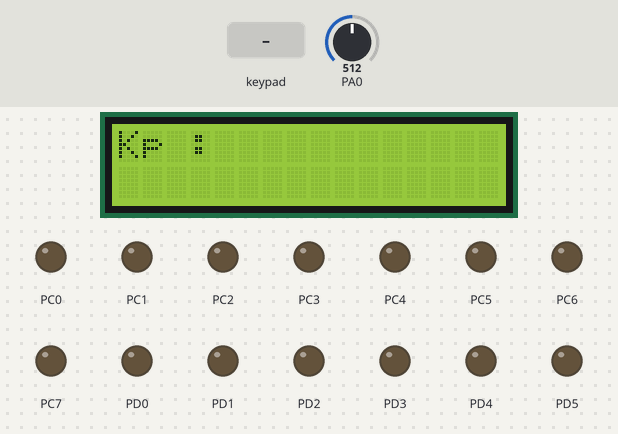
The program below on a simulated ATmega32, built with avr-gcc and emulated at 8 MHz. Parts: 16×2 character LCD, output pins drawn as LEDs (lit = HIGH). Wiring (inferred from the signals the program sends): character LCD (HD44780): RS PA3; E PA2; data PA4, PA5, PA6, PA7; 4×4 keypad with keys 1 2 3 A 4 5 6 B 7 8 9 C * 0 # D (labels assumed): rows PB4, PB5, PB6, PB7; columns PB0, PB1, PB2, PB3. Inputs (shaded band) come from the test bench; at power-on: PA0 = 512. Random numbers use the default seed unless the program sets one; pins used as bus, display or sensor lines are not drawn.

Above: at 1.2 s.
1.3 s: keypad keys 1 2 pressed 0.4 s apart
At 1.65 s:
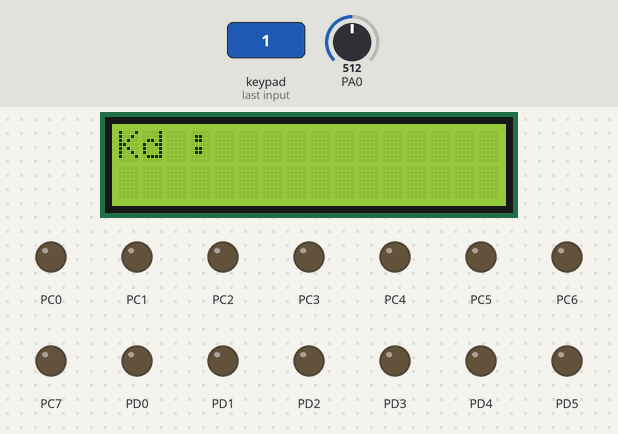
At 2.7 s:
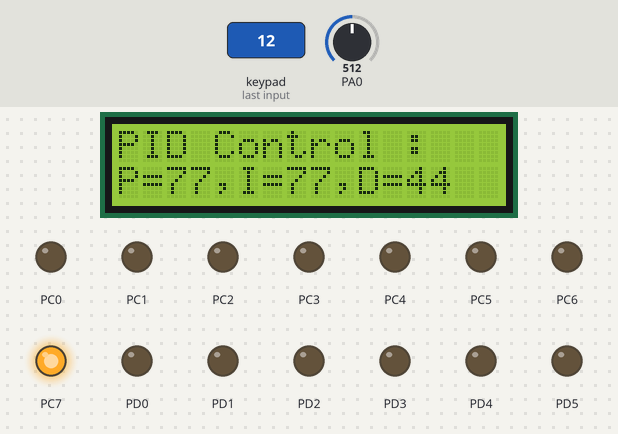
3.6 s: key 'C' pressed
At 3.8 s:
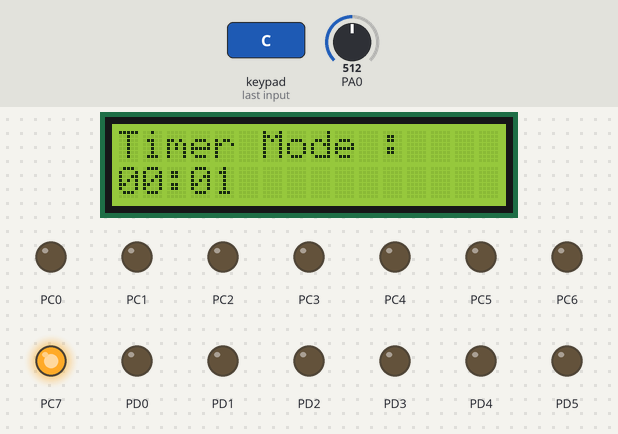
Timing chart, 0 to 6.6 s (numbered marks = the images above; inputs shaded):
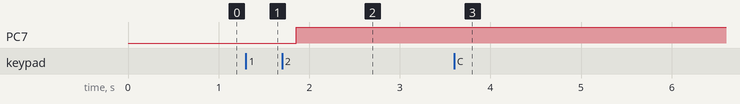

The program:

main.c
```c
#define get_bit(reg,bitnum) ((reg & (1<<bitnum))>>bitnum)
#define F_CPU 8000000UL
#include <avr/io.h>
#include <util/delay.h>
#include <stdlib.h>


void LCDStr (char *str);
void LCDposition (char r, char position, char *str);
void Clear(void);
void Timer(void);
void table(int digit);
char keyboard(void);
void Command( unsigned char Cmd );
void LCDCHARACTER( unsigned char DATA );
int Ki, Kdt, Kd,Kpt, Kp, Kit ;

int main()
{
	DDRA = 0xFC;
	DDRB = 0xF0;
	DDRC = 0xFF;
	DDRD = 0xFF;
	ADMUX  = 0xC0;
	ADCSRA = 0x87;
	DDRA = 0xFC;
	_delay_ms(20);
	Command(0x02);
	Command(0x28);
	Command(0x0c);
	Command(0x06);
	Command(0x01);
	_delay_ms(2);
	Clear();
	LCDStr("Kp :");
	Command(0xC0);
	Kpt = keyboard();
	Kp  = keyboard() + Kpt*10;
	Clear();
	LCDStr("Ki :");
	Command(0xC0);
	Kit = keyboard();
	Ki  = keyboard() + Kit*10;
	Clear();
	LCDStr("Kd :");
	Command(0xC0);
	Kdt = keyboard();
	Kd  = keyboard() + Kdt*10;
	Clear();
	LCDStr("PID Control :");
	Command(0xC0);
	LCDStr("P=");
	LCDCHARACTER(48 + Kpt);
	LCDCHARACTER(48 + Kp - 10*Kpt);
	LCDStr(",I=");
	LCDCHARACTER(48 + Kit);
	LCDCHARACTER(48 + Ki - 10*Kit);
	LCDStr(",D=");
	LCDCHARACTER(48 + Kdt);
	LCDCHARACTER(48 + Kd - 10*Kdt);

	int P1 = 0, I0 = 0, I1 = 0, D0 = 0, D1 = 0;
	int ADCOut0 = 0, ADCOut1 = 0;

	while(1)
	{
		_delay_ms(20);
		ADCSRA |= (1<<6);
		while(get_bit(ADCSRA,6) == 1)
		{

		}
		ADCOut0 = ADCOut1;
		ADCOut1 = ADCL|(ADCH<<8);
		ADCOut1 = ADCOut1/4;
		I0 = I1;
		D0 = D1;
		P1 = Kp*ADCOut1;
		I1 = (Ki/100)*(ADCOut1 + ADCOut0) + I0;
		D1 = (Kd*100)*(ADCOut1 - ADCOut0) + D0;
		PORTC = P1 + I1 + D1;

		char key = 16;
		PORTB = 0xF0;

		PORTB = 0b11100000;
		_delay_ms(2);
		if(!(PINB & 0b00000001))
		key = 7;
		if(!(PINB & 0b00000010))
		key = 4;
		if(!(PINB & 0b00000100))
		key = 1;
		if(!(PINB & 0b00001000))
		key = 10;
		PORTB = 0b11110000;

		PORTB = 0b11010000;
		_delay_ms(2);
		if(!(PINB & 0b00000001))
		key = 8;
		if(!(PINB & 0b00000010))
		key = 5;
		if(!(PINB & 0b00000100))
		key = 2;
		if(!(PINB & 0b00001000))
		key = 0;
		PORTB = 0b11110000;

		PORTB = 0b10110000;
		_delay_ms(2);
		if(!(PINB & 0b00000001))
		key = 9;
		if(!(PINB & 0b00000010))
		key = 6;
		if(!(PINB & 0b00000100))
		key = 3;
		if(!(PINB & 0b00001000))
		key = 11;
		PORTB = 0b11110000;

		PORTB = 0b01110000;
		_delay_ms(2);
		if(!(PINB & 0b00000001))
		key = 12;
		if(!(PINB & 0b00000010))
		key = 13;
		if(!(PINB & 0b00000100))
		key = 14;
		if(!(PINB & 0b00001000))
		key = 15;
		PORTB = 0b11110000;
		if (key == 10) main();
		if (key == 11) Timer();

	}
}

char keyboard()
{
	char key = 16;
	while(1)
	{
		PORTB = 0xF0;

		PORTB = 0b11100000;
		_delay_ms(2);
		if(!(PINB & 0b00000001))
		key = 7;
		if(!(PINB & 0b00000010))
		key = 4;
		if(!(PINB & 0b00000100))
		key = 1;
		if(!(PINB & 0b00001000))
		key = 10;
		PORTB = 0b11110000;

		PORTB = 0b11010000;
		_delay_ms(2);
		if(!(PINB & 0b00000001))
		key = 8;
		if(!(PINB & 0b00000010))
		key = 5;
		if(!(PINB & 0b00000100))
		key = 2;
		if(!(PINB & 0b00001000))
		key = 0;
		PORTB = 0b11110000;

		PORTB = 0b10110000;
		_delay_ms(2);
		if(!(PINB & 0b00000001))
		key = 9;
		if(!(PINB & 0b00000010))
		key = 6;
		if(!(PINB & 0b00000100))
		key = 3;
		if(!(PINB & 0b00001000))
		key = 11;
		PORTB = 0b11110000;

		PORTB = 0b01110000;
		_delay_ms(2);
		if(!(PINB & 0b00000001))
		key = 12;
		if(!(PINB & 0b00000010))
		key = 13;
		if(!(PINB & 0b00000100))
		key = 14;
		if(!(PINB & 0b00001000))
		key = 15;
		PORTB = 0b11110000;

		if (key == 10) main();
		if (key == 11) Timer();

		if (key != 16)
		{
			if(key < 10)
			LCDCHARACTER(48 + key);
			_delay_ms(25);
			return key;
			break;
		}
	}
}

void Command( unsigned char Cmd )
{
	PORTA = (PORTA & 0x0F) | (Cmd & 0xF0);
	PORTA &= ~ (1<<PA3);
	PORTA |= (1<<PA2);
	_delay_us(1);
	PORTA &= ~ (1<<PA2);

	_delay_us(200);

	PORTA = (PORTA & 0x0F) | (Cmd << 4);
	PORTA |= (1<<PA2);
	_delay_us(1);
	PORTA &= ~ (1<<PA2);
	_delay_ms(2);
}
void LCDStr (char *str)
{
	int i;
	for(i=0;str[i]!=0;i++)
	{
		LCDCHARACTER (str[i]);
	}
}

void LCDposition (char r, char position, char *str)
{
	if (r == 0 && position<16)
	Command((position & 0x0F)|0x80);
	else if (r == 1 && position<16)
	Command((position & 0x0F)|0xC0);
	LCDStr(str);
}

void LCDCHARACTER( unsigned char DATA )
{
	PORTA = (PORTA & 0x0F) | (DATA & 0xF0);
	PORTA |= (1<<PA3);
	PORTA|= (1<<PA2);
	_delay_us(1);
	PORTA &= ~ (1<<PA2);

	_delay_us(200);

	PORTA = (PORTA & 0x0F) | (DATA << 4);
	PORTA |= (1<<PA2);
	_delay_us(1);
	PORTA &= ~ (1<<PA2);
	_delay_ms(2);
}

void table(int digit)
{
	if (digit < 10) LCDCHARACTER(digit + 48);
	else if (digit == 10) LCDCHARACTER('A');
	else if (digit == 11) LCDCHARACTER('B');
	else if (digit == 12) LCDCHARACTER('C');
	else if (digit == 13) LCDCHARACTER('D');
	else if (digit == 14) LCDCHARACTER('E');
	else if (digit == 15) LCDCHARACTER('F');
}


void Clear()
{
	Command (0x01);
	_delay_ms(2);
	Command (0x80);
}

void Timer(void)
{
	int Check = 1;
	int  Minute = 0, Second = 0;
	Clear();
	LCDStr("Timer Mode :");
	Command(0xC0);
	LCDStr("00:00");
	while(Check != 0)
	{
		Command(0xC0);
		Second = Second + 1;
		_delay_ms(78);
		Minute = Minute + Second / 60;
		Second = Second % 60;
		Minute = Minute % 60;
		LCDCHARACTER(48 + Minute / 10);
		LCDCHARACTER(48 + Minute % 10);
		LCDCHARACTER(':');
		LCDCHARACTER(48 + Second / 10);
		LCDCHARACTER(48 + Second % 10);
		if (Minute == 16) Check = 0;
		_delay_ms(1);
	}
	Clear();
	for( int i = 0 ; i < 3 ; i++)
	{
		int digit1,digit0;
		PORTD = rand()%256;
		LCDStr("0x");
		digit0 = PORTD % 0x10;
		digit1 = PORTD / 0x10;
		table(digit1);
		table(digit0);
		LCDCHARACTER(' ');
		_delay_ms(1000);
	}
	Command(0xC0);
	for( int i = 0 ; i < 3 ; i++)
	{
		int digit1,digit0;
		PORTD = rand()%256;
		LCDStr("0x");
		digit0 = PORTD % 0x10;
		digit1 = PORTD / 0x10;
		table(digit1);
		table(digit0);
		LCDCHARACTER(' ');
		_delay_ms(1000);
	}
	main();
}
```

Measured:
- after the input at 1.3 s, PC7: LOW → HIGH after 0.56 s; the display: first changes at once (image 1 shows a later state)
- after the input at 3.6 s, the display: first changes after 0.07 s (image 3 shows a later state)
